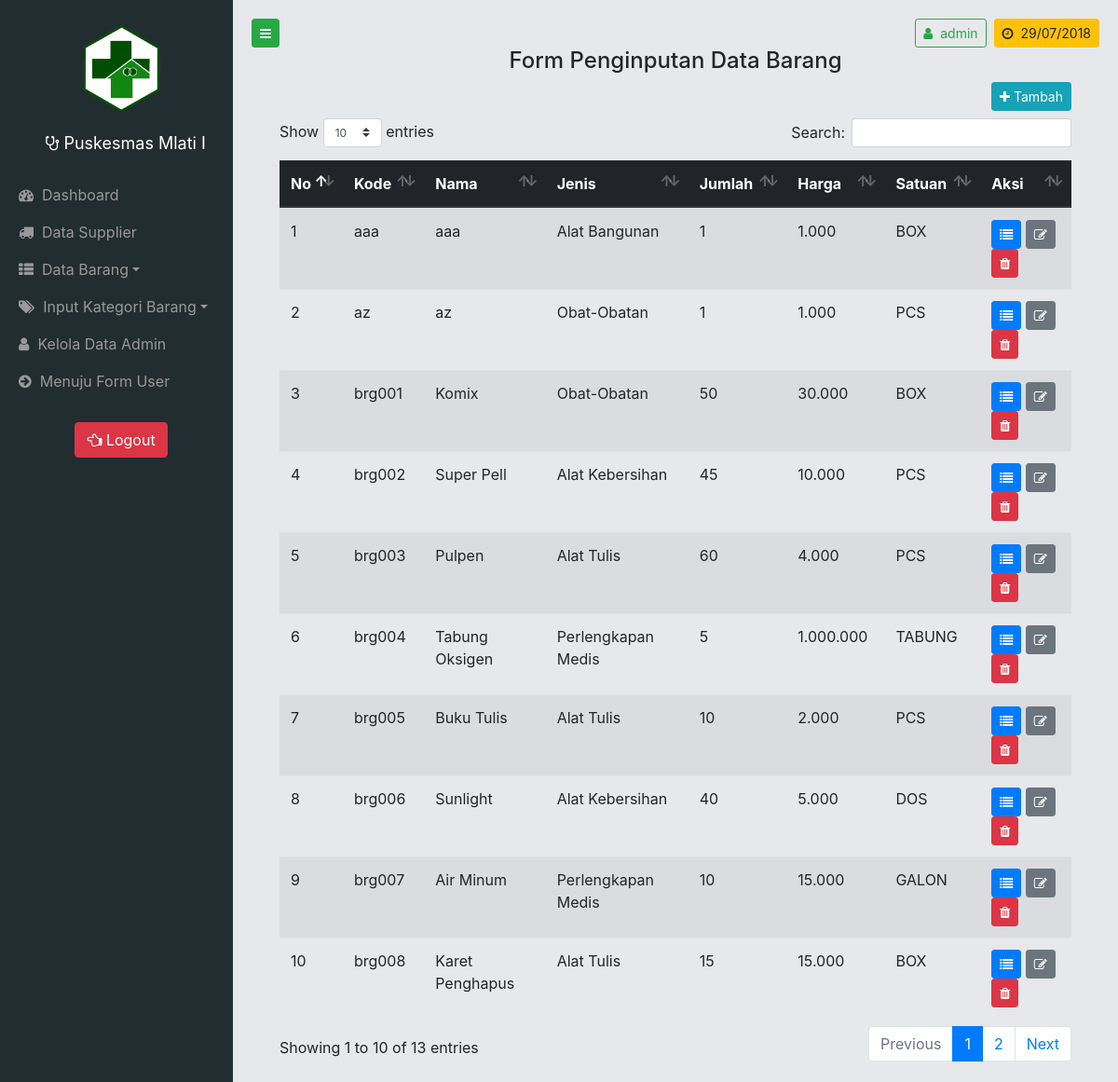
The app's page /page/admin/index.php?page=inputbrg (signed in), older data.
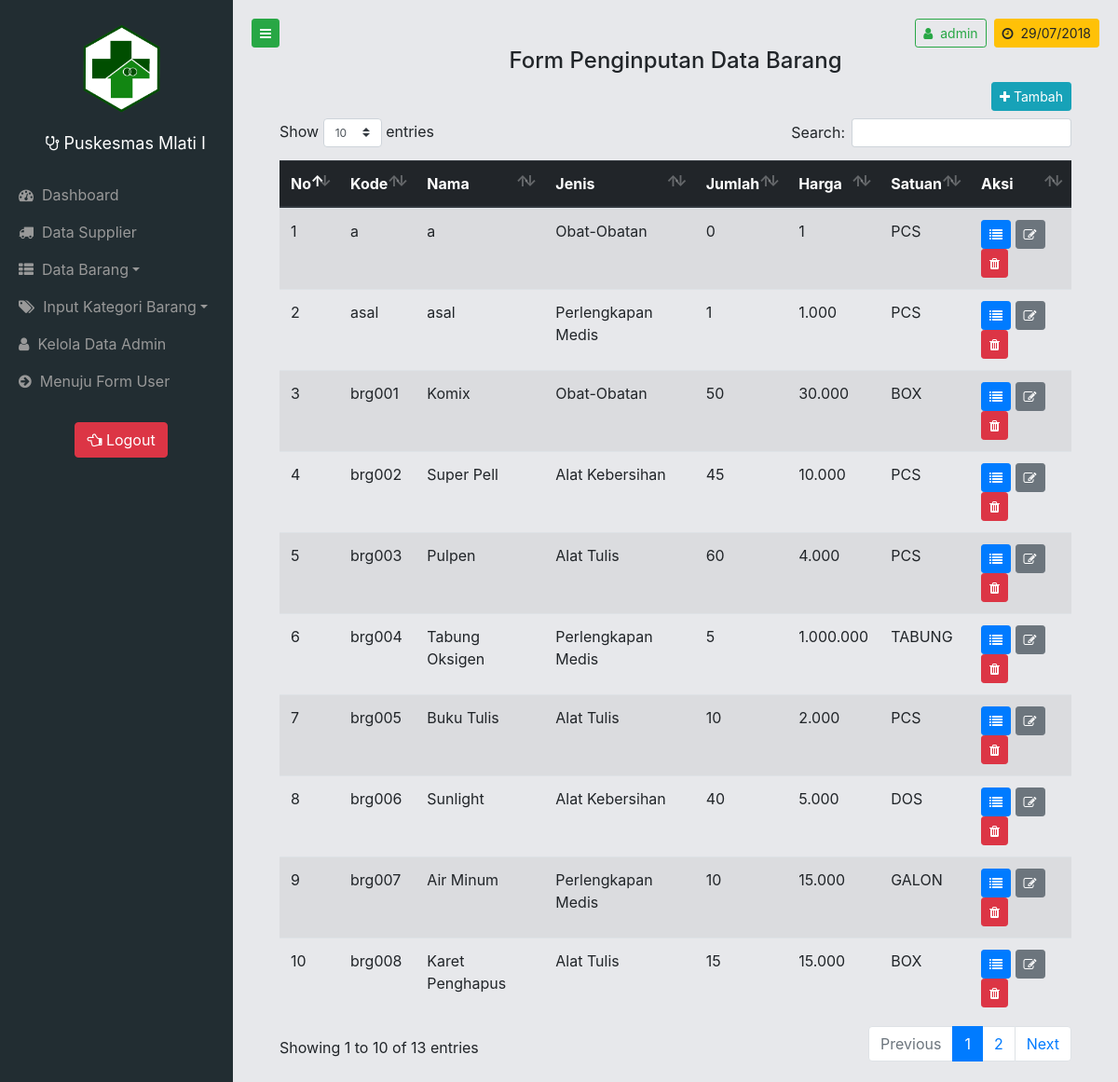
The same page, newer data.
### tables this page shows
CREATE TABLE `barang` (
  `kodebrg` varchar(10) NOT NULL,
  `namabrg` varchar(50) NOT NULL,
  `kodejen` varchar(10) NOT NULL,
  `jumlah` int(10) NOT NULL,
  `harga` int(10) NOT NULL,
  `kodesatuan` varchar(10) NOT NULL,
  `tglmsk` date NOT NULL,
  `kodesup` varchar(10) NOT NULL,
  `foto` varchar(100) DEFAULT NULL
);

CREATE TABLE `jenisbarang` (
  `kodejen` varchar(10) NOT NULL,
  `namajen` varchar(30) NOT NULL
);

CREATE TABLE `satuan` (
  `kodesatuan` varchar(10) NOT NULL,
  `namasatuan` varchar(10) NOT NULL
);

### page/admin/inputbrg.php (the view, shortened to what this page needs)
<?php
$sql = 'SELECT barang.kodebrg, barang.namabrg, jenisbarang.namajen, barang.jumlah, barang.harga, satuan.namasatuan, barang.tglmsk, supplier.namasup, barang.foto from barang INNER JOIN jenisbarang ON barang.kodejen = jenisbarang.kodejen INNER JOIN satuan ON barang.kodesatuan = satuan.kodesatuan INNER JOIN supplier ON barang.kodesup = supplier.kodesup;';
$query = mysqli_query($con, $sql);
?>
<center>
	<h4>Form Penginputan Data Barang</h4>
</center>
<div class="container-fluid mb-auto">
	<button type="button" class="btn btn-info btn-sm mb-2 float-right" onclick="showmodalbrg();" data-toggle="tooltip" data-placement="left" title="Tambah Data">
		<i class="fa fa-plus"></i>&nbsp;Tambah
	</button>
	<div class="table-responsive">
		<table class="table table-hover table-striped" id="tabbrg">
			<thead class="thead-dark">
				<tr>
					<th>No</th>
					<th>Kode</th>
					<th>Nama</th>
					<th>Jenis</th>
					<th>Jumlah</th>
					<th>Harga</th>
					<th>Satuan</th>
					<th>Aksi</th>
				</tr>
			</thead>
			<tbody>
				<?php
				$i = 1;
				while ($value = mysqli_fetch_row($query)) {
				?>
				<tr>
					<td><?php echo $i; ?></td>
					<td><?php echo $value[0] ?></td>
					<td><?php echo $value[1] ?></td>
					<td><?php echo $value[2] ?></td>
					<td><?php echo $value[3] ?></td>
					<td><?php echo number_format($value[4], 0, ',', '.'); ?></td>
					<td><?php echo $value[5] ?></td>
					<td>
						<button type="button" class="btn btn-primary btn-sm" data-toggle="tooltip" data-placement="top" title="Detail Barang" onclick="showmodaldet('<?php echo $value[0] ?>','<?php echo $value[1] ?>','<?php echo $value[2] ?>',<?php echo $value[3] ?>,<?php echo $value[4] ?>,'<?php echo $value[5] ?>','<?php echo $value[6] ?>','<?php echo $value[7] ?>','<?php echo $value[8] ?>');">
							<i class="fa fa-list"></i>
						</button>
						<button type="button" class="btn btn-secondary btn-sm" data-toggle="tooltip" data-placement="top" title="Edit Data Barang" onclick="showmodaledt('<?php echo $value[0] ?>','<?php echo $value[1] ?>',<?php echo $value[3] ?>,<?php echo $value[4] ?>);">
							<i class="fa fa-edit"></i>
						</button>
						<button type="button" class="btn btn-danger btn-sm" data-toggle="tooltip" data-placement="top" title="Hapus Data Barang" onclick="showmodaldel('<?php echo $value[0] ?>','<?php echo $value[1] ?>');">
							<i class="fa fa-trash"></i>
						</button>
					</td>
				</tr>
				<?php
				$i++;
				}
				?>
			</tbody>
		</table>
	</div>
</div>

### page/admin/index.php (shortened to what this page needs)
<?php
include '../../config/db.php';
?>
<!DOCTYPE html>
<html>
<head>
	<link rel="stylesheet" href="../../assets/datatable/bootstrap.css">
	<link rel="stylesheet" href="../../assets/css/simple-sidebar.css">
	<link rel="stylesheet" href="../../assets/awesome/css/font-awesome.css">
	<link rel="stylesheet" href="../../assets/css/style.css">
	<link rel="stylesheet" href="../../assets/sweetalert/dist/sweetalert2.css">
	<link rel="stylesheet" href="../../assets/datatable/dataTables.bootstrap4.min.css">
	<link rel="stylesheet" href="../../assets/datatable/responsive.bootstrap4.min.css">
</head>
<body style="background-color: #e7e8eb;">
	<div id="wrapper">
		<div id="sidebar-wrapper">
			<ul class="sidebar-nav">
				<li class="sidebar-brand mt-4" style="margin-bottom: 100px">
					<center>
						<img style="width: auto;height: 100px;" src="../../assets/images/puskesmas.png">
						<label><i class="fa fa-stethoscope"></i> Puskesmas Mlati I</label>
					</center>
				</li>
				<li>
					<a href="./"><i class="fa fa-tachometer"></i>&nbsp;&nbsp;Dashboard</a>
				</li>
				<li>
					<a href="index.php?page=supplier"><i class="fa fa-truck"></i>&nbsp;&nbsp;Data Supplier</a>
				</li>
				<li class="active">
					<a href="#brgSubmenu" data-toggle="collapse" aria-expanded="true" class="dropdown-toggle"><i class="fa fa-th-list"></i>&nbsp;&nbsp;Data Barang</a>
				</li>
				<li class="active">
					<a href="#kategori" data-toggle="collapse" aria-expanded="true" class="dropdown-toggle"><i class="fa fa-tags"></i>&nbsp;&nbsp;Input Kategori Barang</a>
				</li>
				<li>
					<a href="index.php?page=admin"><i class="fa fa-user"></i>&nbsp;&nbsp;Kelola Data Admin</a>
				</li>
				<li>
					<a href="../user/"><i class="fa fa-arrow-circle-right"></i>&nbsp;&nbsp;Menuju Form User</a>
				</li>
				<li>
					<form method="POST">
						<center>
							<button type="submit" class="btn btn-danger mt-4" name="logout" id="logout">
								<i class="fa fa-hand-o-left"></i>&nbsp;Logout
							</button>
						</center>
					</form>
				</li>
			</ul>
		</div>
		<div id="page-content-wrapper">
			<button href="#menu-toggle" class="btn btn-success btn-sm" id="menu-toggle" data-toggle="tooltip" data-placement="Right" title=""><i class="fa fa-bars"></i></button>
			<button class="btn btn-sm btn-warning float-right ml-2" type="button" onclick="swal('<?php echo date("d M Y") ?>');">
				<i class="fa fa-clock-o"></i>&nbsp;&nbsp;<?php echo date("d/m/Y"); ?>
			</button>
			<?php
			if ($_SESSION['id']) {
			?>
			<button class="btn btn-sm btn-outline-success float-right" type="button" onclick="">
				<i class="fa fa-user"></i>&nbsp;&nbsp;<?php echo $_SESSION['id']; ?>
			</button>
			<?php
			}
			?>
			<div class="container-fluid">
				<?php
				if (!isset($_GET['page'])) {
					include 'dashboard.php';
				} else {
					if ($_GET['page']=="supplier") {
						include_once 'supplier.php';
					}
					elseif ($_GET['page']=="inputbrg") {
						include_once 'inputbrg.php';
					}
					elseif ($_GET['page']=="penambahan") {
						include_once 'penambahan.php';
					}
					elseif ($_GET['page']=="satuan") {
						include_once 'satuan.php';
					}
					elseif ($_GET['page']=="jenis") {
						include_once 'jenis.php';
					}
					elseif ($_GET['page']=="admin") {
						include_once 'admin.php';
					}
				}
				?>
			</div>
		</div>
	</div>
</body>
</html>

### assets/css/simple-sidebar.css (style rules this page uses)
body { overflow-x: hidden; }
#wrapper { padding-left: 0; -webkit-transition: all 0.3s ease; -moz-transition: all 0.3s ease; -o-transition: all 0.3s ease; transition: all 0.3s ease; display: flex; }
#wrapper.toggled { padding-left: 250px; }
#sidebar-wrapper { z-index: 1000; position: fixed; left: 250px; width: 0; height: 100%; margin-left: -250px; overflow-y: auto; background: #222d32; -webkit-transition: all 0.3s ease; -moz-transition: all 0.3s ease; -o-transition: all 0.3s ease; transition: all 0.3s ease; }
#wrapper.toggled #sidebar-wrapper { width: 250px; }
#page-content-wrapper { width: 100%; position: absolute; padding: 15px; }
#wrapper.toggled #page-content-wrapper { position: absolute; margin-right: -250px; }
.sidebar-nav { position: absolute; top: 0; width: 250px; margin: 0; padding: 0; list-style: none; }
.sidebar-nav li { text-indent: 10px; line-height: 40px; }
.sidebar-nav li label { color: #fff; }
.sidebar-nav li a { display: block; text-decoration: none; color: #999999; }
.sidebar-nav>.sidebar-brand { height: 65px; font-size: 18px; line-height: 60px; }
@media (min-width:768px) { #wrapper { padding-left: 0; } }
@media (min-width:768px) { #wrapper.toggled { padding-left: 250px; } }
@media (min-width:768px) { #sidebar-wrapper { width: 0; } }
@media (min-width:768px) { #wrapper.toggled #sidebar-wrapper { width: 250px; } }
@media (min-width:768px) { #page-content-wrapper { padding: 20px; position: relative; } }
@media (min-width:768px) { #wrapper.toggled #page-content-wrapper { position: relative; margin-right: 0; } }

Row changes from the older to the newer data that the page shows:
removed barang: kodebrg "aaa", namabrg "aaa", kodejen.namajen "Alat Bangunan", jumlah "1", harga "1.000", kodesatuan.namasatuan "BOX"
removed barang: kodebrg "az", namabrg "az", kodejen.namajen "Obat-Obatan", jumlah "1", harga "1.000", kodesatuan.namasatuan "PCS"
added barang: kodebrg "a", namabrg "a", kodejen.namajen "Obat-Obatan", jumlah "0", harga "1", kodesatuan.namasatuan "PCS"
added barang: kodebrg "asal", namabrg "asal", kodejen.namajen "Perlengkapan Medis", jumlah "1", harga "1.000", kodesatuan.namasatuan "PCS"
